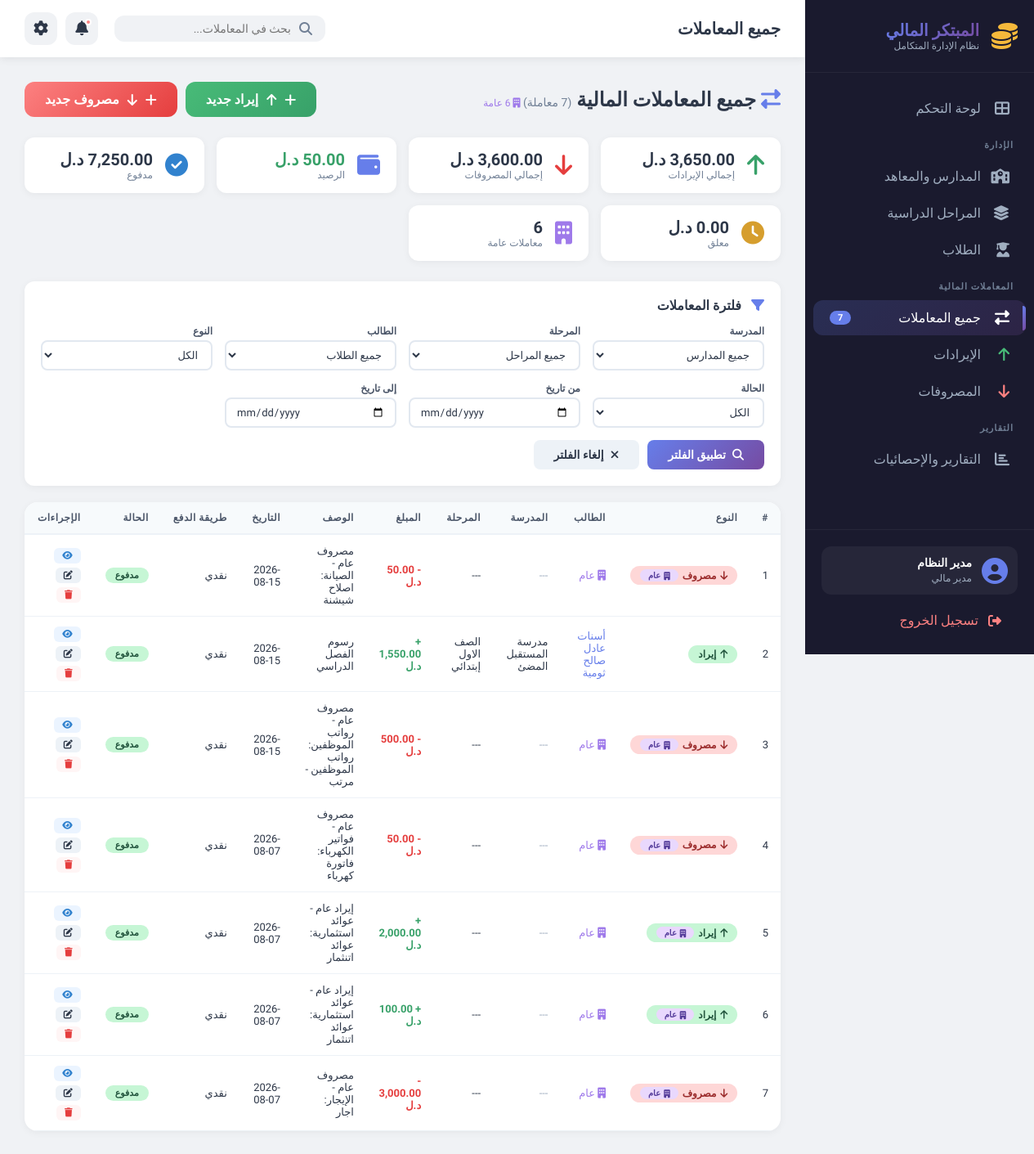
The app's page /modules/transactions/index.php with its own data.
### tables this page shows
CREATE TABLE `transactions` (
  `id` int(11) NOT NULL,
  `student_id` int(11) DEFAULT NULL,
  `stage_id` int(11) DEFAULT NULL,
  `type` enum('income','expense') NOT NULL,
  `amount` decimal(10,2) NOT NULL,
  `description` text DEFAULT NULL,
  `transaction_date` date DEFAULT NULL,
  `payment_method` enum('cash','bank','online') DEFAULT NULL,
  `status` enum('pending','paid','cancelled') DEFAULT 'pending',
  `created_at` timestamp NOT NULL DEFAULT current_timestamp()
);

CREATE TABLE `students` (
  `id` int(11) NOT NULL,
  `school_id` int(11) DEFAULT NULL,
  `current_stage_id` int(11) DEFAULT NULL,
  `name` varchar(100) NOT NULL,
  `student_code` varchar(50) DEFAULT NULL,
  `birth_date` date DEFAULT NULL,
  `phone` varchar(20) DEFAULT NULL,
  `address` text DEFAULT NULL,
  `enrollment_date` date DEFAULT NULL,
  `status` enum('active','inactive','graduated') DEFAULT 'active',
  `created_at` timestamp NOT NULL DEFAULT current_timestamp()
);

CREATE TABLE `schools` (
  `id` int(11) NOT NULL,
  `name` varchar(100) NOT NULL,
  `type` enum('school','institute') NOT NULL,
  `address` text DEFAULT NULL,
  `phone` varchar(20) DEFAULT NULL,
  `email` varchar(100) DEFAULT NULL,
  `created_at` timestamp NOT NULL DEFAULT current_timestamp()
);

CREATE TABLE `stages` (
  `id` int(11) NOT NULL,
  `school_id` int(11) DEFAULT NULL,
  `name` varchar(50) NOT NULL,
  `order_number` int(11) DEFAULT 0,
  `fee_amount` decimal(10,2) NOT NULL DEFAULT 0.00,
  `description` text DEFAULT NULL,
  `created_at` timestamp NOT NULL DEFAULT current_timestamp()
);

### modules/transactions/index.php (the view, shortened to what the rows shown need)
<?php
require_once '../../config/database.php';
require_once '../../includes/functions.php';
$sql = "SELECT t.*,
        s.name as student_name,
        s.student_code,
        sc.name as school_name,
        sg.name as stage_name
        FROM transactions t
        LEFT JOIN students s ON t.student_id = s.id
        LEFT JOIN schools sc ON s.school_id = sc.id
        LEFT JOIN stages sg ON t.stage_id = sg.id
        WHERE 1=1";
$params = [];
$sql .= " ORDER BY t.transaction_date DESC, t.created_at DESC";
$stmt = $pdo->prepare($sql);
$stmt->execute($params);
$transactions = $stmt->fetchAll();
$general_count = 0;
foreach ($transactions as $t) {
    if ($t['student_id'] == 0 || $t['student_id'] === null) {
        $general_count++;
    }
}
$total_transactions = count($transactions);
?>
<!DOCTYPE html>
<html lang="ar" dir="rtl">
<head>
    <link rel="stylesheet" href="../../assets/css/dashboard.css">
    <link rel="stylesheet" href="https://cdnjs.cloudflare.com/ajax/libs/font-awesome/6.5.0/css/all.min.css">
</head>
<body>
    <div class="dashboard-wrapper">
        <aside class="sidebar">
            <div class="sidebar-header">
                <div class="logo-container">
                    <div class="logo-text">
                        <h2>المبتكر المالي</h2>
                    </div>
                </div>
            </div>
        </aside>
        <main class="main-content">
            <header class="top-header">
                <div class="header-left">
                    <h1>جميع المعاملات</h1>
                </div>
            </header>
            <div class="content-area">
                <div class="page-header">
                    <h2>
                        <i class="fas fa-exchange-alt" style="color: #667eea;"></i>
                        جميع المعاملات المالية
                        <span style="font-size: 14px; color: #718096; font-weight: 400;">
                            (<?php echo $total_transactions; ?> معاملة)
                            <?php if ($general_count > 0): ?>
                            <span style="font-size: 12px; color: #9f7aea; font-weight: 500;">
                                <i class="fas fa-building"></i>
                                <?php echo $general_count; ?> عامة
                            </span>
                            <?php endif; ?>
                        </span>
                    </h2>
                </div>
                <div class="table-container">
                    <div class="table-scroll">
                        <?php if ($total_transactions > 0): ?>
                        <table id="transactionsTable">
                            <thead>
                                <tr>
                                    <th>#</th>
                                    <th>النوع</th>
                                    <th>الطالب</th>
                                    <th>المدرسة</th>
                                    <th>المرحلة</th>
                                    <th>المبلغ</th>
                                    <th>الوصف</th>
                                    <th>التاريخ</th>
                                    <th>طريقة الدفع</th>
                                    <th>الحالة</th>
                                    <th>الإجراءات</th>
                                </tr>
                            </thead>
                            <tbody>
                                <?php foreach ($transactions as $index => $t):
                                    $is_general = ($t['student_id'] == 0 || $t['student_id'] === null);
                                ?>
                                <tr>
                                    <td><?php echo $index + 1; ?></td>
                                    <td>
                                        <?php if ($is_general): ?>
                                        <span class="transaction-type <?php echo $t['type']; ?>">
                                            <i class="fas fa-<?php echo $t['type'] == 'income' ? 'arrow-up' : 'arrow-down'; ?>"></i>
                                            <?php echo $t['type'] == 'income' ? 'إيراد' : 'مصروف'; ?>
                                            <span class="general-badge">
                                                <i class="fas fa-building"></i> عام
                                            </span>
                                        </span>
                                        <?php else: ?>
                                        <span class="transaction-type <?php echo $t['type']; ?>">
                                            <i class="fas fa-<?php echo $t['type'] == 'income' ? 'arrow-up' : 'arrow-down'; ?>"></i>
                                            <?php echo $t['type'] == 'income' ? 'إيراد' : 'مصروف'; ?>
                                        </span>
                                        <?php endif; ?>
                                    </td>
                                    <td>
                                        <?php if ($is_general): ?>
                                        <span style="color: #9f7aea; font-weight: 500;">
                                            <i class="fas fa-building"></i> عام
                                        </span>
                                        <?php else: ?>
                                        <a href="../students/view.php?id=<?php echo $t['student_id']; ?>" style="color: #667eea; text-decoration: none; font-weight: 500;">
                                            <?php echo htmlspecialchars($t['student_name']); ?>
                                        </a>
                                        <?php endif; ?>
                                    </td>
                                    <td><?php echo $is_general ? '<span style="color: #a0aec0;">---</span>' : htmlspecialchars($t['school_name']); ?></td>
                                    <td><?php echo htmlspecialchars($t['stage_name'] ?? '---'); ?></td>
                                    <td class="<?php echo $t['type'] == 'income' ? 'amount-income' : 'amount-expense'; ?>">
                                        <?php echo $t['type'] == 'income' ? '+' : '-'; ?>
                                        <?php echo formatLibyanCurrency($t['amount']); ?>
                                    </td>
                                    <td><?php echo htmlspecialchars($t['description'] ?? '---'); ?></td>
                                    <td><?php echo date('Y-m-d', strtotime($t['transaction_date'])); ?></td>
                                    <td>
                                        <?php
                                        $methods = [
                                            'cash' => 'نقدي',
                                            'bank' => 'تحويل بنكي',
                                            'online' => 'دفع إلكتروني'
                                        ];
                                        echo $methods[$t['payment_method']] ?? $t['payment_method'];
                                        ?>
                                    </td>
                                    <td>
                                        <span class="status-badge <?php echo $t['status']; ?>">
                                            <?php
                                            $statusLabels = [
                                                'paid' => 'مدفوع',
                                                'pending' => 'معلق',
                                                'cancelled' => 'ملغي'
                                            ];
                                            echo $statusLabels[$t['status']] ?? $t['status'];
                                            ?>
                                        </span>
                                    </td>
                                    <td>
                                        <div class="table-actions">
                                            <a href="view.php?id=<?php echo $t['id']; ?>" class="btn-view-trans" title="عرض">
                                                <i class="fas fa-eye"></i>
                                            </a>
                                            <a href="edit.php?id=<?php echo $t['id']; ?>" class="btn-edit-trans" title="تعديل">
                                                <i class="fas fa-edit"></i>
                                            </a>
                                            <a href="#" class="btn-delete-trans" title="حذف" onclick="confirmDelete(<?php echo $t['id']; ?>, '<?php echo addslashes($t['description'] ?? 'معاملة'); ?>')">
                                                <i class="fas fa-trash"></i>
                                            </a>
                                        </div>
                                    </td>
                                </tr>
                                <?php endforeach; ?>
                            </tbody>
                        </table>
                        <?php endif; ?>
                    </div>
                </div>
            </div>
        </main>
    </div>
</body>
</html>

### records on screen
transactions: type "مصروف", shows "عام", stage_name "---", amount "50.00 د.ل", description "مصروف عام - الصيانة: اصلاح شيشنة", transaction_date "2026-08-15", payment_method "نقدي", status "مدفوع"
transactions: type "إيراد", student.name "أسنات عادل صالح ثومية", schools.name "مدرسة المستقبل المضئ", stage.name "الصف الاول إبتدائي", amount "1,550.00 د.ل", description "رسوم الفصل الدراسي", transaction_date "2026-08-15", payment_method "نقدي", status "مدفوع"
transactions: type "مصروف", shows "عام", stage_name "---", amount "500.00 د.ل", description "مصروف عام - رواتب الموظفين: رواتب الموظفين - مرتب", transaction_date "2026-08-15", payment_method "نقدي", status "مدفوع"
transactions: type "مصروف", shows "عام", stage_name "---", amount "50.00 د.ل", description "مصروف عام - فواتير الكهرباء: فاتورة كهرباء", transaction_date "2026-08-07", payment_method "نقدي", status "مدفوع"
transactions: type "إيراد", shows "عام", stage_name "---", amount "2,000.00 د.ل", description "إيراد عام - عوائد استثمارية: عوائد اتنثمار", transaction_date "2026-08-07", payment_method "نقدي", status "مدفوع"
transactions: type "إيراد", shows "عام", stage_name "---", amount "100.00 د.ل", description "إيراد عام - عوائد استثمارية: عوائد اتنثمار", transaction_date "2026-08-07", payment_method "نقدي", status "مدفوع"
transactions: type "مصروف", shows "عام", stage_name "---", amount "3,000.00 د.ل", description "مصروف عام - الإيجار: اجار", transaction_date "2026-08-07", payment_method "نقدي", status "مدفوع"

### other values on screen
$total_transactions "7"
formatLibyanCurrency($total_income) "3,650.00 د.ل"
formatLibyanCurrency($total_expenses) "3,600.00 د.ل"
formatLibyanCurrency($balance) "50.00 د.ل"
formatLibyanCurrency($total_paid) "7,250.00 د.ل"
formatLibyanCurrency($total_pending) "0.00 د.ل"
$general_count "6"
